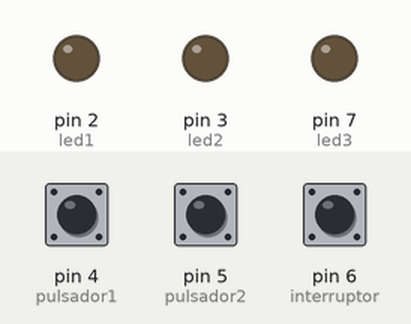
A sketch run on a simulated Arduino Uno, built with avr-gcc and run on an emulated ATmega328P. Shown: output pins drawn as LEDs (lit = HIGH). The test bench sets the inputs (shaded band); at power-on: pin 4 (pulsador1) LOW, pin 5 (pulsador2) LOW, pin 6 (interruptor) LOW.

Above: at 1.2 s.
1.3 s: pin 4 (pulsador1) pulled HIGH for 0.15 s
At 1.37 s:
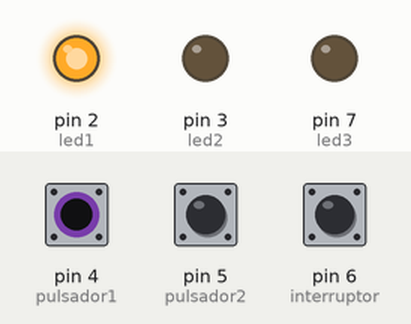
2.9 s: pin 5 (pulsador2) pulled HIGH for 0.15 s
At 2.97 s:
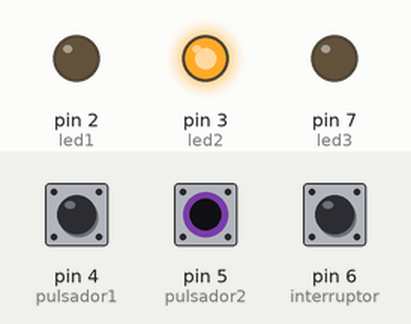
4.5 s: pin 6 (interruptor) pulled HIGH for 0.15 s
At 4.57 s:
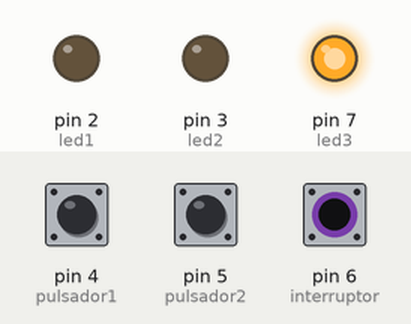
6.1 s: pin 6 (interruptor) pulled HIGH for 3.2 s
At 9.6 s:
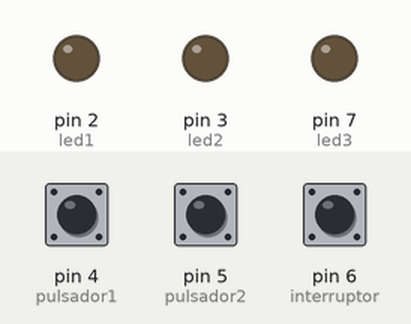
10.8 s: pin 4 (pulsador1) pulled HIGH for 3.2 s
At 11.9 s:
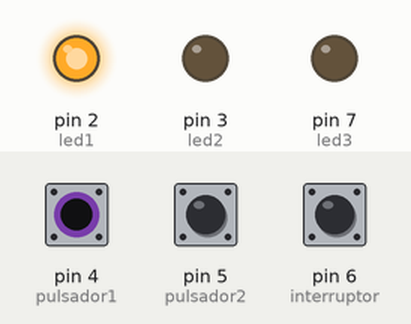
15.5 s: pin 4 (pulsador1) driven HIGH and pin 5 (pulsador2) driven HIGH
At 16.7 s:
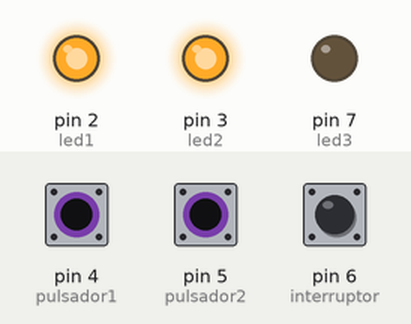
Timing chart, 0 to 18.0 s (numbered marks = the images above; inputs shaded):
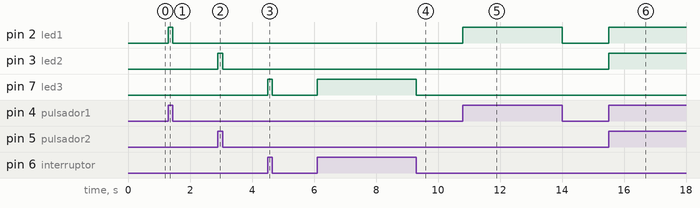

Measured:
- after the input at 1.3 s, pin 2 (led1): LOW → HIGH at once, → LOW 0.15 s later
- after the input at 2.9 s, pin 3 (led2): LOW → HIGH at once, → LOW 0.15 s later
- after the input at 4.5 s, pin 7 (led3): LOW → HIGH at once, → LOW 0.15 s later
- after the input at 6.1 s, pin 7 (led3): LOW → HIGH at once, → LOW 3.2 s later
- after the input at 10.8 s, pin 2 (led1): LOW → HIGH at once, → LOW 3.2 s later
- after the input at 15.5 s, pin 2 (led1), pin 3 (led2): LOW → HIGH at once

The sketch:

Pulsadores.ino
```cpp
/*
   Activar el LED con el valor leído en el pulsador e interruptor

*/
int led1 = 2;
int led2 = 3;
int led3 = 7;
int pulsador1 = 4;
int pulsador2 = 5;
int interruptor = 6;
int estado1, estado2, estado3;

// La rutina de configuración se ejecuta cuando se presiona el boton de reset
void setup() {
  // initialize the digital pin as an output.
  pinMode(led1, OUTPUT);
  pinMode(led2, OUTPUT);
  pinMode(led3, OUTPUT);
  pinMode(pulsador1, INPUT);
  pinMode(pulsador2, INPUT);
  pinMode(interruptor, INPUT);
}
// rutina loop se ejecuta de forma continua e infinita.
void loop() {
  estado1 = digitalRead(pulsador1);   // lee valor en pulsador1 de entrada
  estado2 = digitalRead(pulsador2);   // lee valor en pulsador2 de entrada
  estado3 = digitalRead(interruptor); // lee valor en interruptor de entrada
  digitalWrite(led1, estado1);    // active el LED con el valor leído en el pulsador
  digitalWrite(led2, estado2);    // active el LED con el valor leído en el pulsador
  digitalWrite(led3, estado3);    // active el LED con el valor leído en el interruptor
}
```
